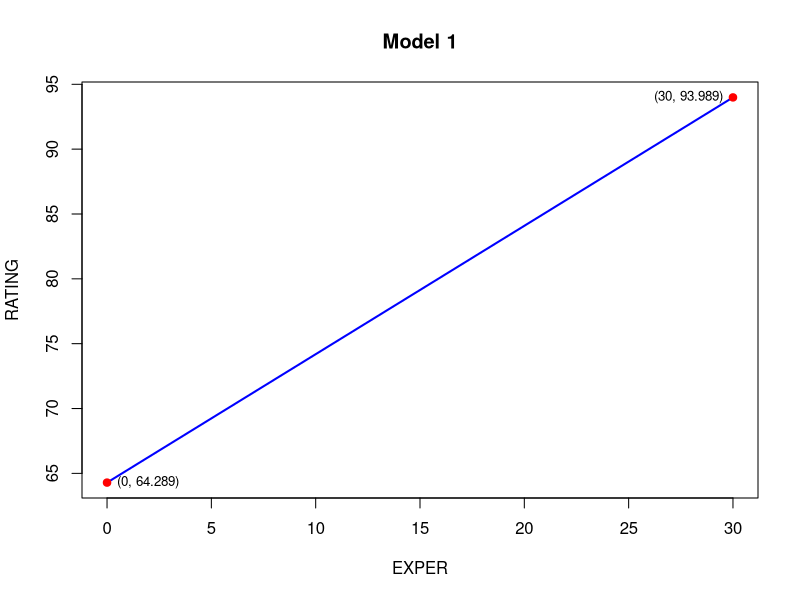
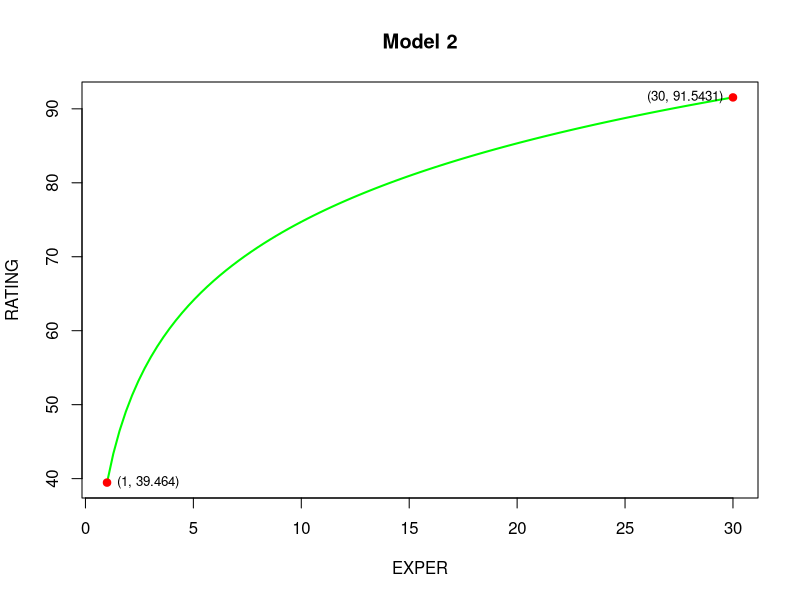

These figures' R source, in order: (Note: this script raises an error after producing the figures.)
#4.4
#a
m1 <- function(x){y=64.289+0.990*x}
curve(m1,0,30,lwd=2,col='blue',xlab = 'EXPER',ylab = 'RATING',main='Model 1')
x_points <- c(0, 30)
y_points <- m1(x_points)
points(x_points, y_points, pch=19, col='red')
text(x_points, y_points, labels = paste0("(", x_points, ", ", round(y_points, 4), ")"), pos=c(4,2), cex=0.8)

#b
m2 <- function(x){y=39.464+15.312*log(x)}
curve(m2,1,30,lwd=2,col='green',xlab = 'EXPER',ylab = 'RATING',main='Model 2')
x2_points <- c(1, 30)
y2_points <- m2(x2_points)
points(x2_points, y2_points, pch=19, col='red')
text(x2_points, y2_points, labels = paste0("(", x2_points, ", ", round(y2_points, 4), ")"), pos=c(4,2), cex=0.8)

#4.28
#a
TIME <- wa_wheat$time
YIELD <- wa_wheat$northampton

model1 <- lm(YIELD ~ TIME)
model2 <- lm(YIELD ~ log(TIME))
model3 <- lm(YIELD ~ I(TIME^2))
model4 <- lm(log(YIELD) ~ TIME)

model_list <- list(model1, model2, model3, model4)
titles <- c("Model 1: YIELD ~ TIME",
            "Model 2: YIELD ~ log(TIME)",
            "Model 3: YIELD ~ TIME^2",
            "Model 4: log(YIELD) ~ TIME")

for (i in 1:4) {
  cat("\n---", titles[i], "---\n")
  print(summary(model_list[[i]]))
}
#i
plot(TIME,YIELD,pch=16,cex=0.7,xlab = 'TIME',ylab = 'YIELD',ylim = c(-0.5,2.5))
lines(TIME, fitted(model1), col = "red", lwd = 2)
lines(TIME, fitted(model2), col = "blue", lwd = 2)
lines(TIME, fitted(model3), col = "green", lwd = 2)
lines(TIME, fitted(model4), col = "orange", lwd = 2)
legend("topleft",legend = c("Model 1: YIELD ~ TIME",
                            "Model 2: YIELD ~ log(TIME)",
                            "Model 3: YIELD ~ TIME^2",
                            "Model 4: log(YIELD) ~ TIME"),
       col = c("red", "blue", "green", "orange"),lwd = 2,cex = 0.8,bty = "n")
#ii
par(mfrow = c(2, 2))
for (i in 1:4) {
  plot(TIME, resid(model_list[[i]]), pch = 16, cex = 0.7, 
       xlab = "TIME", ylab = "Residuals", 
       main = titles[i])
  abline(h = 0, col = "red", lwd = 2)
}

#iii
par(mfrow = c(2, 2))
for (i in 1:4) {
  res <- resid(model_list[[i]])
  qqnorm(res, main = paste(titles[i], "- Q-Q Plot"), pch = 16, cex = 0.7)
  qqline(res, col = "red", lwd = 1)
}

#b
best_model <- model3
summary(best_model)$coefficients

#c
studentized_residuals <- rstudent(best_model)
plot(1:48,studentized_residuals ,xlab = 'INDEX',main = 'Studentized Residuals')
abline(h =c(-2,2), col = "red", lwd=2) #95%C.I.

leverage_values <- hatvalues(best_model)
plot(1:48,leverage_values,xlab = 'INDEX',main = 'LEVERAGE')
abline(h =2*2/48, col = "red", lwd=2) #h_bar=2/48

plot(dffits(best_model), main = "DFFITS")
abline(h=2*sqrt(2/48),col='red',lwd=2)
abline(h=-2*sqrt(2/48),col='red',lwd=2)

dfbetas_plot <- dfbetas(best_model)
matplot(dfbetas_plot, type = "h", main = "DFBETAS")
abline(h=2/sqrt(48),col='red',lwd=2)
abline(h=-2/sqrt(48),col='red',lwd=2)

#d
train <- wa_wheat[1:47, ]
model_train <- lm(northampton ~ I(time^2), data=train)
newdata <- data.frame(time = 48)
(pred <- predict(model_train, newdata, interval = "prediction",
                 level = 0.95))
(origin <- wa_wheat[48, 1])

#4.29
#a
data('cex5_small')
dataa <- cex5_small[,c(6,9)]
summary(dataa)
sapply(dataa, sd)

par(mfrow = c(1, 2))
for(i in 1:2){
  hist(dataa[,i],main = colnames(dataa)[i],xlab = colnames(dataa)[i],breaks = 40)
  abline(v = mean(dataa[,i]), col = "red", lwd = 2, lty = 2)   # 紅色虛線表示均值
  abline(v = median(dataa[,i]), col = "blue", lwd = 2, lty = 2) # 藍色虛線表示中位數
  legend("topright", legend = c("Mean", "Median"), col = c("red", "blue"), lwd = 2, lty = 2, bty = "n")
}
install.packages("tseries")  # 第一次使用需要安裝
library(tseries)  # 加載 tseries 套件
jarque.bera.test(cex5_small$food)
jarque.bera.test(cex5_small$income)
#b
m1 <- lm(food~income,data=cex5_small)
plot(cex5_small$income,cex5_small$food,pch=16,cex=0.5,xlab = 'INCOME',ylab = 'FOOD')
lines(cex5_small$income, fitted(m1), col = "red", lwd = 2)
(ci_beta2 <- confint(m1, level = 0.95)[2,])
summary(m1)

#c
plot(cex5_small$income, resid(m1), pch = 16, cex = 0.7, 
     xlab = "INCOME", ylab = "Residuals", 
     main = 'Residuals plot')
abline(h = 0, col = "red", lwd = 2)
hist(resid(m1),breaks = 40)
jarque.bera.test(resid(m1))

#d
beta0_hat <- coef(m1)[1]
beta1_hat <- coef(m1)[2]
beta1_CI <- confint(m1,level = 0.95)[2,]

compute_values <- function(income) {
  Y_hat <- beta0_hat + beta1_hat * income  # Fitted FOOD value
  elasticity <- beta1_hat * (income / Y_hat)  # Elasticity
  elasticity_CI <- beta1_CI * (income / Y_hat)  # 95% CI for elasticity
  
  return(data.frame(INCOME = income, 
                    Fitted_FOOD = Y_hat, 
                    Elasticity = elasticity, 
                    Elasticity_Lower = elasticity_CI[1], 
                    Elasticity_Upper = elasticity_CI[2]))
}
income_values <- c(19, 65, 160)  # Income levels to test
(results <- do.call(rbind, lapply(income_values, compute_values)))

#e
cex5_small$lnfood <- log(cex5_small$food)
cex5_small$lnincome <- log(cex5_small$income)
m2 <- lm(lnfood~lnincome,data=cex5_small)
plot(cex5_small$lnincome,cex5_small$lnfood,pch=16,cex=0.7,xlab = 'LNINCOME',ylab = 'LNFOOD')
lines(cex5_small$lnincome, fitted(m2), col = "red", lwd = 2)
summary(m2)

#f
beta0_hat2 <- coef(m2)[1]
beta1_hat2 <- coef(m2)[2]
beta1_CI_loglog <- confint(m2, level = 0.95)[2,]

cat("Point Estimate of Elasticity:", beta1_hat2, "\n")
cat("95% Confidence Interval for Elasticity: (", beta1_CI_loglog[1], ",", beta1_CI_loglog[2], ")\n")

elasticity_loglog <- 0.1863054
se_loglog <- (0.2432675 - 0.1293432) / (2 * 1.96)  # Approximate SE

elasticity_linear <- c(0.07145038, 0.20838756, 0.39319883)  # Elasticities at income 19, 65, 160
se_linear <- c((0.09072601 - 0.05217475) / (2 * 1.96),
               (0.26460562 - 0.15216951) / (2 * 1.96),
               (0.49927462 - 0.28712305) / (2 * 1.96))  # Standard errors


for (i in 1:length(income_values)) {
  z_value <- (elasticity_loglog - elasticity_linear[i]) / sqrt(se_loglog^2 + se_linear[i]^2)
  p_value <- 2 * (1 - pnorm(abs(z_value)))
  
  cat("\nIncome:", income_values[i], "\n")
  cat("Z-value:", z_value, "\n")
  cat("P-value:", p_value, "\n")
  
  if (p_value < 0.05) {
    cat("The two elasticities are significantly different (reject H0).\n")
  } else {
    cat("No significant difference between the two elasticities (fail to reject H0).\n")
  }
}

#g
plot(cex5_small$lnincome, resid(m2), pch = 16, cex = 0.7, 
     xlab = "LNINCOME", ylab = "Residuals", 
     main = 'Residuals plot')
abline(h = 0, col = "red", lwd = 2)
hist(resid(m2),breaks = 40)
jarque.bera.test(resid(m2))

#h
m3 <- lm(food~lnincome,data=cex5_small)
plot(cex5_small$lnincome,cex5_small$food,pch=16,cex=0.7,xlab = 'LNINCOME',ylab = 'FOOD')
lines(cex5_small$lnincome, fitted(m3), col = "red", lwd = 2)
summary(m3)

#i
beta0_hat3 <- coef(m3)[1]
beta1_hat3 <- coef(m3)[2]
beta1_CI3 <- confint(m3,level = 0.95)[2,]

compute_values <- function(income) {
  Y_hat3 <- beta0_hat3 + beta1_hat3 * log(income)  # Fitted FOOD value
  elasticity3 <- beta1_hat3 / income * (income / Y_hat3)  # Elasticity
  elasticity_CI3 <- beta1_CI3 / income * (income / Y_hat3)  # 95% CI for elasticity
  
  # Compute Standard Error (SE) from confidence interval
  SE_elasticity <- (elasticity_CI3[2] - elasticity_CI3[1]) / (2 * 1.96)
  
  return(data.frame(INCOME = income, 
                    Fitted_FOOD = Y_hat3, 
                    Elasticity = elasticity3, 
                    Elasticity_Lower = elasticity_CI3[1], 
                    Elasticity_Upper = elasticity_CI3[2],
                    SE = SE_elasticity))  # Include SE
}

(results <- do.call(rbind, lapply(income_values, compute_values)))

num_incomes <- length(income_values)
for (i in 1:(num_incomes - 1)) {
  for (j in (i + 1):num_incomes) {
    
    # Extract elasticities and SE for both income levels
    E1 <- results$Elasticity[i]
    SE1 <- results$SE[i]
    
    E2 <- results$Elasticity[j]
    SE2 <- results$SE[j]
    
    # Compute Z-score
    z_value <- (E1 - E2) / sqrt(SE1^2 + SE2^2)
    
    # Compute p-value (two-tailed test)
    p_value <- 2 * (1 - pnorm(abs(z_value)))
    
    # Print results
    cat("\nComparing Elasticities: INCOME =", income_values[i], "vs", income_values[j], "\n")
    cat("P-value:", p_value, "\n")
    if (p_value < 0.05) {
      cat("The two elasticities are significantly different (reject H0).\n")
    } else {
      cat("No significant difference between the two elasticities (fail to reject H0).\n")
    }
  }
}


#j
plot(cex5_small$lnincome, resid(m3), pch = 16, cex = 0.7, 
     xlab = "LNINCOME", ylab = "Residuals", 
     main = 'Residuals plot')
abline(h = 0, col = "red", lwd = 2)
hist(resid(m3),breaks = 40)
jarque.bera.test(resid(m3))
